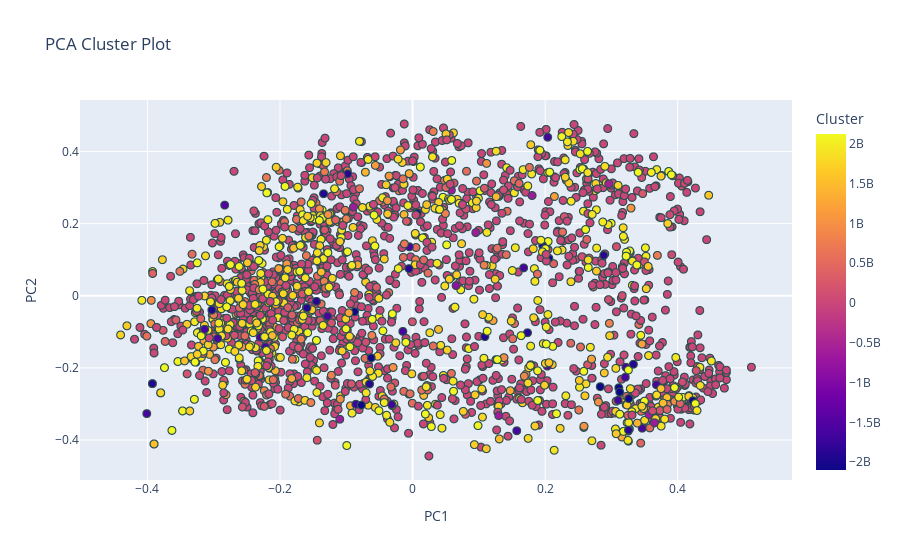
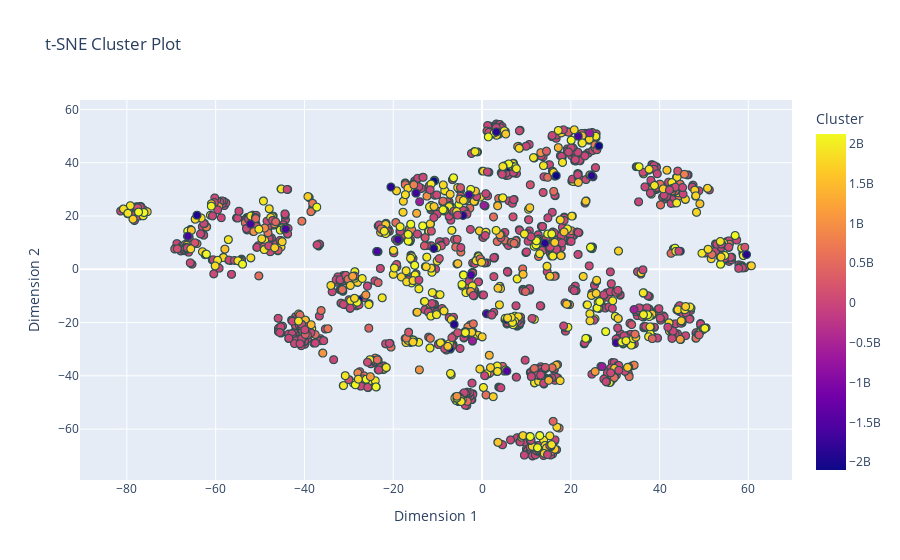

Notebook cell for these charts, in order:
### Code cell
pca = PCA(n_components=2)
X_pca = pca.fit_transform(X)

tsne = TSNE(n_components=2, learning_rate='auto', init='random')
X_tsne = tsne.fit_transform(X)

df_pca = pd.DataFrame(X_pca, columns=['PC1', 'PC2'])
df_tsne = pd.DataFrame(X_tsne, columns=['Dimension 1', 'Dimension 2'])
df_pca['Cluster'] = labels
df_tsne['Cluster'] = labels
df_pca['Description'] = concatenated_df['name']
df_tsne['Description'] = concatenated_df['name']

fig_pca = px.scatter(df_pca, x='PC1', y='PC2', color='Cluster', title='PCA Cluster Plot',
                     hover_data={'PC1':False, 'PC2':False, 'Cluster':True, 'Description':True})

fig_pca.update_traces(marker=dict(size=8, line=dict(width=1, color='DarkSlateGrey')))
fig_pca.update_layout(legend_title_text='Cluster')
fig_pca.show()

fig_tsne = px.scatter(df_tsne, x='Dimension 1', y='Dimension 2', color='Cluster', title='t-SNE Cluster Plot',
                      hover_data={'Dimension 1':False, 'Dimension 2':False, 'Cluster':True, 'Description':True})

fig_tsne.update_traces(marker=dict(size=8, line=dict(width=1, color='DarkSlateGrey')))
fig_tsne.update_layout(legend_title_text='Cluster')
fig_tsne.show()

### Figure 1 — Plotly figure (JSON) as saved in the notebook; plotly's stock layout.template omitted (floating-point values rounded to 4 significant figures; data arrays with more than 128 entries replaced by an {"elided": "..."} marker saying what was removed)
{"data": [{"customdata": {"elided": "2152x2 mixed values"}, "hovertemplate": "Cluster=%{marker.color}<br>Description=%{customdata[1]}<extra></extra>", "legendgroup": "", "marker": {"color": {"elided": "2152 int values"}, "coloraxis": "coloraxis", "line": {"color": "DarkSlateGrey", "width": 1}, "size": 8, "symbol": "circle"}, "mode": "markers", "name": "", "showlegend": false, "type": "scattergl", "x": {"elided": "2152 float values"}, "xaxis": "x", "y": {"elided": "2152 float values"}, "yaxis": "y"}], "layout": {"coloraxis": {"colorbar": {"title": {"text": "Cluster"}}, "colorscale": [[0, "#0d0887"], [0.1111, "#46039f"], [0.2222, "#7201a8"], [0.3333, "#9c179e"], [0.4444, "#bd3786"], [0.5556, "#d8576b"], [0.6667, "#ed7953"], [0.7778, "#fb9f3a"], [0.8889, "#fdca26"], [1, "#f0f921"]]}, "legend": {"title": {"text": "Cluster"}, "tracegroupgap": 0}, "title": {"text": "PCA Cluster Plot"}, "xaxis": {"anchor": "y", "domain": [0, 1], "title": {"text": "PC1"}}, "yaxis": {"anchor": "x", "domain": [0, 1], "title": {"text": "PC2"}}}}

### Figure 2 — Plotly figure (JSON) as saved in the notebook; plotly's stock layout.template omitted (floating-point values rounded to 4 significant figures; data arrays with more than 128 entries replaced by an {"elided": "..."} marker saying what was removed)
{"data": [{"customdata": {"elided": "2152x2 mixed values"}, "hovertemplate": "Cluster=%{marker.color}<br>Description=%{customdata[1]}<extra></extra>", "legendgroup": "", "marker": {"color": {"elided": "2152 int values"}, "coloraxis": "coloraxis", "line": {"color": "DarkSlateGrey", "width": 1}, "size": 8, "symbol": "circle"}, "mode": "markers", "name": "", "showlegend": false, "type": "scattergl", "x": {"elided": "2152 float values"}, "xaxis": "x", "y": {"elided": "2152 float values"}, "yaxis": "y"}], "layout": {"coloraxis": {"colorbar": {"title": {"text": "Cluster"}}, "colorscale": [[0, "#0d0887"], [0.1111, "#46039f"], [0.2222, "#7201a8"], [0.3333, "#9c179e"], [0.4444, "#bd3786"], [0.5556, "#d8576b"], [0.6667, "#ed7953"], [0.7778, "#fb9f3a"], [0.8889, "#fdca26"], [1, "#f0f921"]]}, "legend": {"title": {"text": "Cluster"}, "tracegroupgap": 0}, "title": {"text": "t-SNE Cluster Plot"}, "xaxis": {"anchor": "y", "domain": [0, 1], "title": {"text": "Dimension 1"}}, "yaxis": {"anchor": "x", "domain": [0, 1], "title": {"text": "Dimension 2"}}}}
